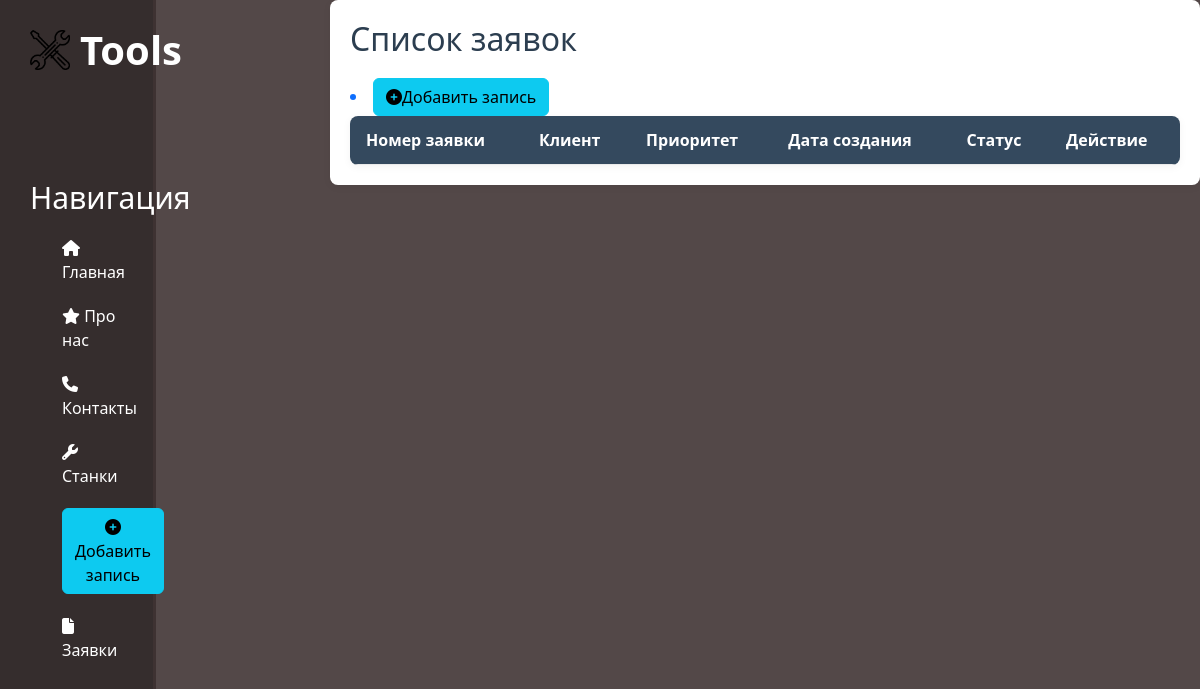
/orders/, run on an earlier commit of the app's database.
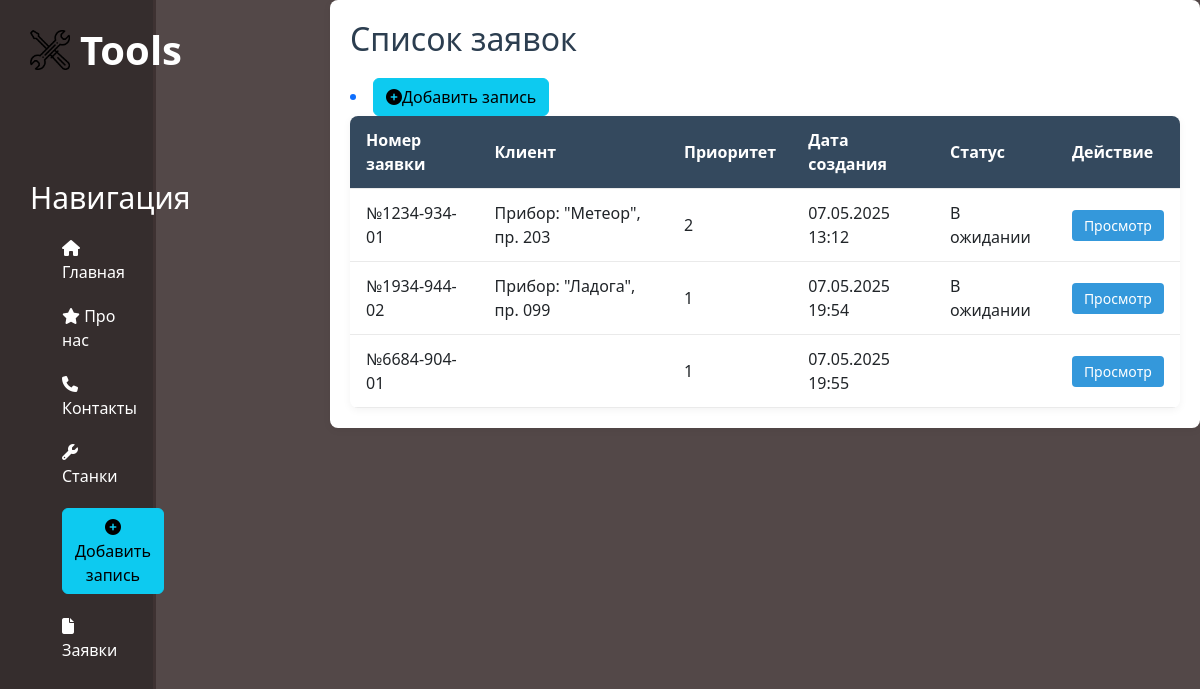
And on a later commit of the database.
### orders/models.py (models this page shows, shortened)
class Order(models.Model):
    order_number = models.CharField('Номер заявки', max_length=100, unique=True)
    created_at = models.DateTimeField('Дата создания', auto_now_add=True)
    priority = models.IntegerField('Приоритет', default=1)                     #чем меньше число, тем выше его приоритет
    customer_name = models.CharField('Имя кастомное', max_length=100)
    status = models.CharField('Статус', max_length=100)
    class Meta:    #Этот класс существуюет для переименования модели в админке
        verbose_name = 'Заявка'
        verbose_name_plural = 'Заявки'

### orders/views.py (the view)
# urls.py: path('', views.orders_home, name='orders_home'),
def orders_home(request):
    orders = Order.objects.all()
    return render(request, 'orders/orders_home.html', {
        'orders': orders
    })

### orders/templates/orders/orders_home.html (shortened to what this page needs)
{% extends 'main/layout.html' %}
{% block content %}
  <div class="table-wrapper">
    <h2>Список заявок</h2>
    <a href="{% url 'create_order' %}"><li><button class="btn btn-info"><i class="fas fa-plus-circle"></i>Добавить запись</button></li></a>
    <table class="order-table">
      <thead>
        <tr>
          <th>Номер заявки</th>
          <th>Клиент</th>
          <th>Приоритет</th>
          <th>Дата создания</th>
          <th>Статус</th>
          <th>Действие</th>
        </tr>
      </thead>
      <tbody>
        {% for order in orders %}
          <tr>
            <td>{{ order.order_number }}</td>
            <td>{{ order.customer_name }}</td>
            <td>{{ order.priority }}</td>
            <td>{{ order.created_at|date:"d.m.Y H:i" }}</td>
            <td>{{ order.status }}</td>
            <td>
              <a class="btn-view" href="{% url 'order_detail' order.id %}">Просмотр</a>
            </td>
          </tr>
        {% endfor %}
      </tbody>
    </table>
  </div>
{% endblock %}

### main/templates/main/layout.html (shortened to what this page needs)
{% load static %}
<!doctype html>
<html lang="ru">
<head>
    <link rel="stylesheet" href="https://cdn.jsdelivr.net/npm/bootstrap@5.3.3/dist/css/bootstrap.min.css">
    <link rel="stylesheet" href="{% static 'main/css/main.css' %}">
    <link rel="stylesheet" href="https://use.fontawesome.com/releases/v6.6.0/css/all.css">
    <link rel="stylesheet" href="{% static 'orders/css/style.css' %}">
    <link rel="stylesheet" href="{% static 'orders/css/style_2.css' %}">
</head>
<body>
    <aside>
        <img src="{% static 'main/img/toolslogo.png' %}" alt="Логотип">
        <span class="logo"> Tools </span>
        <h3>Навигация</h3>
        <ul>
            <a href="{% url 'home' %}"><li><i class="fa-solid fa-house"></i> Главная</li></a>
            <a href="{% url 'about' %}"><li><i class="fa-solid fa-star"></i> Про нас</li></a>
            <a href=""><li><i class="fa-solid fa-phone"></i> Контакты</li></a>
            <a href="{% url 'machines_home' %}"><li><i class="fa-solid fa-wrench"></i> Станки</li></a>
            <a href="{% url 'create' %}"><li><button class="btn btn-info"><i class="fas fa-plus-circle"></i>Добавить запись</button></li></a>
            <a href="{% url 'orders_home' %}"><li><i class="fa-solid fa-file"></i> Заявки</li></a>
        </ul>
    </aside>
    <main>
        {% block content %}
        {% endblock %}
    </main>
</body>
</html>

### main/static/main/css/main.css (style rules this page uses)
body { background: #534848; }
aside { float: left; background: #352d2d; width: 13%; padding: 2.5%; height: 100vh; color: #fff; border-right: 3px solid #3e3232 }
aside img { width: 40px; float: left; }
aside .logo { font-size: 40px; margin-left: 50px; font-weight: bold; position: relative; top: -50px; }
aside h3 { margin-top: 50px; font-size: 30px; }
aside ul { list-style: none }
aside ul li { color: #fff; display: block; margin-top: 20px; transition: transform .7s ease; }
aside ul li:hover, aside ul a, u:hover { color: darkred; text-decoration: none; transform: scale(1.03); }

### orders/static/orders/css/style.css (style rules this page uses)
h2 { margin-bottom: 20px; color: #2c3e50; }
.order-table { width: 100%; border-collapse: collapse; background-color: #fff; box-shadow: 0 2px 8px rgba(0, 0, 0, 0.05); border-radius: 8px; overflow: hidden; }
.order-table thead { background-color: #34495e; color: #fff; }
.order-table th, .order-table td { padding: 12px 16px; text-align: left; border-bottom: 1px solid #eaeaea; }
.btn-view { background-color: #3498db; color: white; padding: 6px 12px; text-decoration: none; border-radius: 4px; font-size: 14px; transition: background-color 0.3s; }
.table-wrapper { max-width: 1100px; margin: 0 auto; margin-left: 330px; padding: 20px; background-color: #ffffff; border-radius: 8px; box-shadow: 0 2px 8px rgba(0, 0, 0, 0.05) }

### orders/static/orders/css/style_2.css (style rules this page uses)
a, u { text-decoration: none; }

What changed in the data, as far as the page shows it:
added Order: order_number "№1234-934-01", customer_name "Прибор: \"Метеор\", пр. 203", priority "2", created_at "07.05.2025 13:12", status "В ожидании"
added Order: order_number "№1934-944-02", customer_name "Прибор: \"Ладога\", пр. 099", priority "1", created_at "07.05.2025 19:54", status "В ожидании"
added Order: order_number "№6684-904-01", priority "1", created_at "07.05.2025 19:55"
